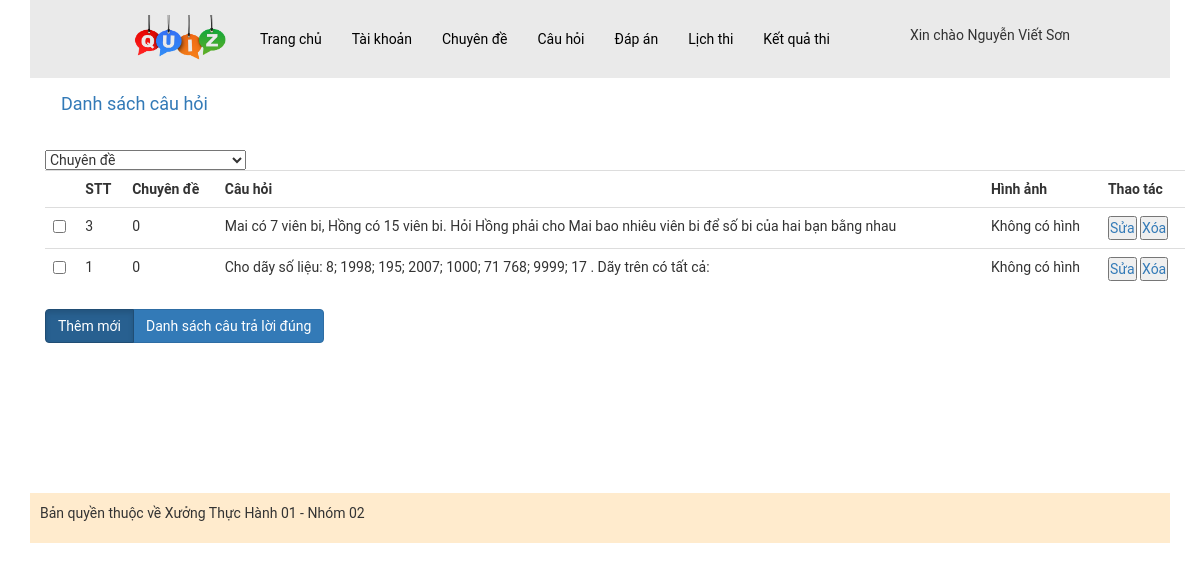
Page /WebThiTracNghiem/admin/index.php?act=dsch (signed in) on the committed database.
### tables this page shows
CREATE TABLE `cauhoi` (
  `id_ch` int NOT NULL,
  `content` varchar(500) NOT NULL COMMENT 'Nội dung câu hỏi (Đề bài)',
  `image` varchar(50) DEFAULT NULL,
  `id_cd` int NOT NULL
);

### WebThiTracNghiem/model/pdo.php (called while the page is built, shortened)
<?php
function pdo_get_connection(){
    $servername = "localhost";
    $username = "root";
    $password = "";
    try {
        $conn = new PDO("mysql:host=$servername;dbname=xuongth01_02", $username, $password);
        $conn->setAttribute(PDO::ATTR_ERRMODE, PDO::ERRMODE_EXCEPTION);
        return $conn;
    } catch(PDOException $e) {
        echo "Connection failed: " . $e->getMessage();
    }
}
function pdo_query($sql){
    $sql_args=array_slice(func_get_args(),1);
    try{
        $conn=pdo_get_connection();
        $stmt=$conn->prepare($sql);
        $stmt->execute($sql_args);
        $rows=$stmt->fetchAll();
        return $rows;
    }
    catch(PDOException $e){
        throw $e;
    }
    finally{
        unset($conn);
    }
}
?>

### WebThiTracNghiem/model/cauhoi.php (called while the page is built, shortened)
<?php
function loadall_cauhoi(){
    $sql="select * from cauhoi order by id_ch desc";
    $listcauhoi=pdo_query($sql);
    return $listcauhoi;
}
 ?>

### WebThiTracNghiem/admin/cauhoi/list-cauhoi.php (the view, shortened to what this page needs)
<div class="container">
     <nav class="navbar bg-body-tertiary">
          <div class="container-fluid">
          <a class="navbar-brand" href="#">Danh sách câu hỏi</a>
          </div>
     </nav>
     <form action="index.php?act=listsp" method="post">
          <div class="row2 mb select">
               <select name="idcd" id="">
               <option value="0" selected>Chuyên đề</option>
               </select>
          </div>
     </form>
     <div>
          <table  class="table" >
               <tr>
                    <th></th>
                    <th scope="col">STT</th>
                    <th>Chuyên đề</th>
                    <th>Câu hỏi</th>
                    <th>Hình ảnh</th>
                    <th>Thao tác</th>
               </tr>
          <?php
               foreach($listcauhoi as $cauhoi){
               extract($cauhoi);
               $suach = "index.php?act=editch&id=".$id_ch;
               $xoach = "index.php?act=xoach&id=".$id_ch;
               $hinhpath ="../uploads/".$image;
               if (is_file($hinhpath)) {
                    $hinh = "<img src='".$hinhpath."' width='100px'>";
               } else {
                    $hinh = "Không có hình";
               }
               echo
               '<tr>
                    <td><input type="checkbox"></td>
                    <td>'.$id_ch.'</td>
                    <td>'.$id_cd.'</td>
                    <td>'.$content.'</td>
                    <td>'.$hinh.'</td>
                    <td><a href="'.$suach.'"><input type="button" value="Sửa"></a>
                    <a href="' . $xoach . '" onclick="return confirm(\'Bạn có chắc chắn muốn xóa?\');">
                    <input type="button" value="Xóa">
                </a>
                    </td>
               </tr>';
               }
          ?>
          </table>
     </div>
     <div class="btn-group">
          <a href="?act=addch" class="btn btn-primary active" aria-current="page">Thêm mới</a>
          <a href="/quanlicauhoi/listcauhoi.html" class="btn btn-primary">Danh sách câu trả lời đúng</a>
     </div>
</div>

### WebThiTracNghiem/assets/css/style.css (style rules this page uses)
.container { margin: 0px auto; padding: 0px; }
* { padding: 0px; margin: 0px; font-family: roboto; }

### rows in the picture
cauhoi: id_ch "3", id_cd "0", content "Mai có 7 viên bi, Hồng có 15 viên bi. Hỏi Hồng phải cho Mai bao nhiêu viên bi để số bi của hai bạn bằng nhau", hinh "Không có hình"
cauhoi: id_ch "1", id_cd "0", content "Cho dãy số liệu: 8; 1998; 195; 2007; 1000; 71 768; 9999; 17 . Dãy trên có tất cả:", hinh "Không có hình"

### other values in the picture
$_SESSION['user']['fullname'] "Nguyễn Viết Sơn"
